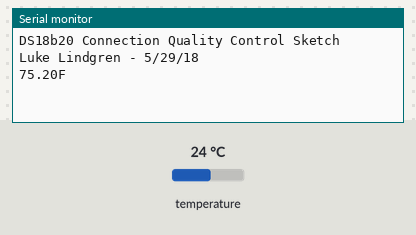
The sketch below on a simulated Arduino Uno, built with avr-gcc and run on an emulated ATmega328P. On the bench: the last lines printed to the serial monitor. The inputs (shaded band) are chosen by the test bench; at power-on: temperature 24 °C.

Above: at 2.0 s.
2.1 s: temperature set to 12 °C
At 3.5 s:
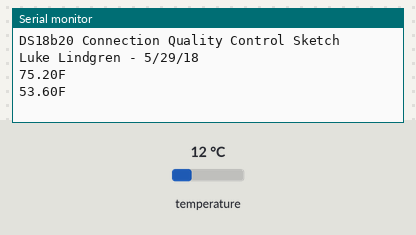
3.6 s: temperature set to 19 °C
At 6.0 s:
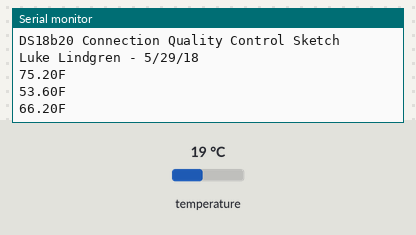
Timing chart, 0 to 7.5 s (numbered marks = the images above; inputs shaded):
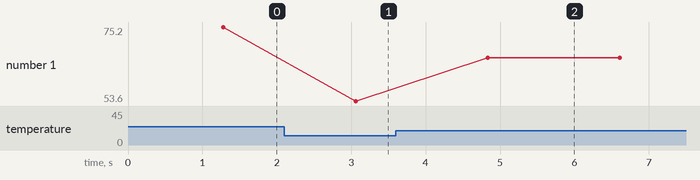

Measured:
- after the input at 2.1 s, the serial monitor: prints a new line after 0.96 s (image 1)
- after the input at 3.6 s, the serial monitor: prints a new line after 1.2 s (image 2)
- plotted number 1: 75.2 → 53.6 after the input at 2.1 s, 53.6 → 66.2 after the input at 3.6 s

The sketch:

DS18b20_Connection_Test.ino
```cpp
//Call OneWire and DST Libraries
#include <OneWire.h>
#include <DallasTemperature.h>

//Data wire is plugged into port 2 on the Arduino
#define ONE_WIRE_BUS 3

//Setup a oneWire instance to communicate with any OneWire devices (not just Maxim/Dallas temperature ICs)
OneWire oneWire(ONE_WIRE_BUS);

//Pass our oneWire reference to Dallas Temperature.
DallasTemperature sensors(&oneWire);

//Set up variables
float temp;
String to_print;

void setup()
{
  //Start serial port
  Serial.begin(9600);
  Serial.println("DS18b20 Connection Quality Control Sketch");
  Serial.println("Luke Lindgren - 5/29/18");
  Serial.println("");
}

void loop()
{
  //Call sensors.requestTemperatures() to issue a global temperature request to all devices on the bus
  sensors.requestTemperatures();
  temp = sensors.getTempCByIndex(0);
  delay(500);
  if (temp == -127){
    to_print = "Error: Data corruption during transit! Please check the associated pull-up resistor.";
  }
  else if (temp == 85){
    to_print = "Error: Data read before complete read! Please wait until power cycle is completed.";
  }
  else if (temp == 0){
    to_print = "Error: No DS18b20 sensor detected! Please check that the circuit is completed.";
  }
  else{
    temp = sensors.getTempFByIndex(0);
    to_print = String(temp) + "F";
  }

  Serial.println(to_print);
  delay(500);
}
```
